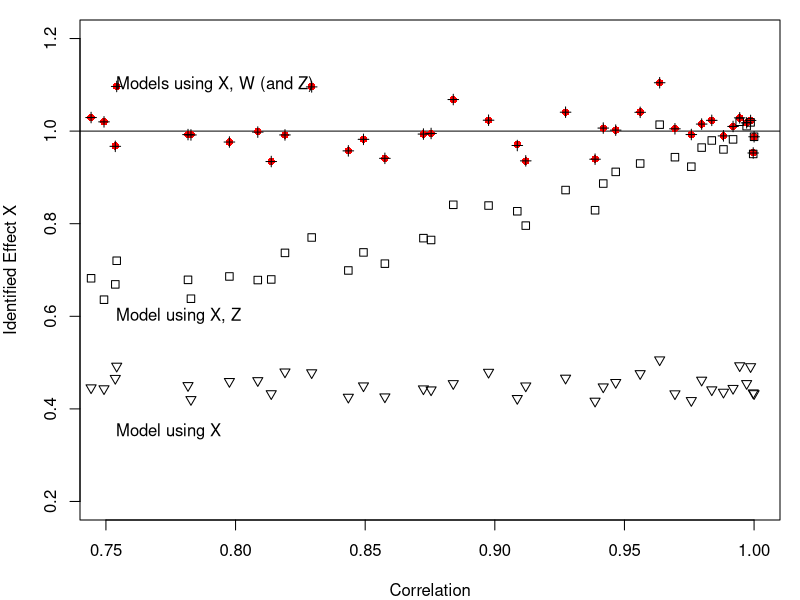
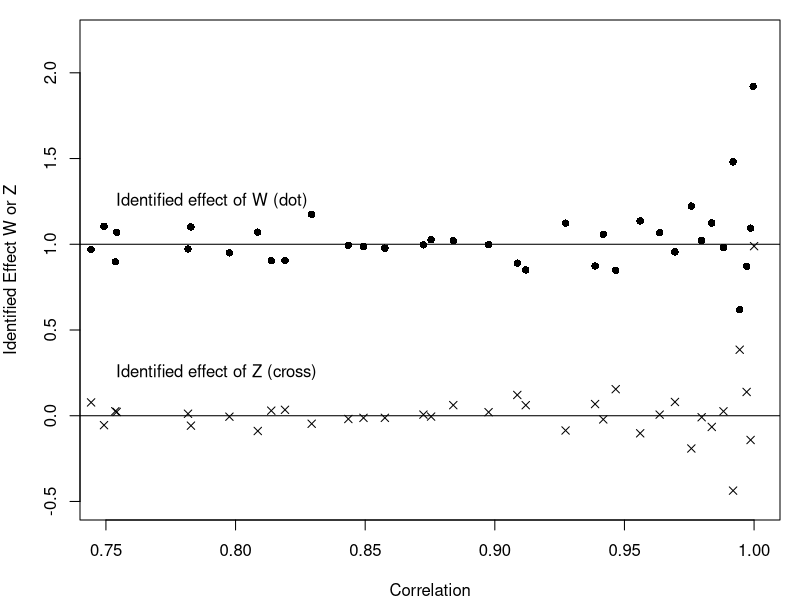

Recreate these plots in R, in order.
set.seed(1)

coefZWX <- NULL
coefZX <- NULL
coefWX <- NULL
coefX <- NULL
correlation <- NULL

# Run simulations.
for (sdZ in seq(0, 1, length.out = 40)) {
  N <- 5000

  # Configure correlation between Z and W by setting the sdZ randomly between 0 and 1.

  # Simulating the relationships between W, X, Z and Y
  W <- rnorm(N, mean = 0, sd = 1)
  X <- rnorm(N, mean = -W, sd = 1)
  Z <- rnorm(N, mean = W, sd = sdZ)

  prob <- 1 / (1 + exp(-(W + X)))

  # Substituted observed variable Y.
  Y <- rbinom(N, size = 1, prob = prob)

  # Regular model and mitigated mode.
  modelZWX <- glm(Y ~ Z + W + X, family = binomial())
  modelZX <- glm(Y ~ Z + X, family = binomial())
  modelWX <- glm(Y ~ W + X, family = binomial())
  modelX <- glm(Y ~ X, family = binomial())

  # Computing and appending the correlation between W and Z.
  correlation <- c(correlation, cor(W, Z))
  coefZWX <- rbind(coefZWX, coef(modelZWX))
  coefZX <- rbind(coefZX, coef(modelZX))
  coefWX <- rbind(coefWX, coef(modelWX))
  coefX <- rbind(coefX, coef(modelX))
}

coefZWX <- as.data.frame(coefZWX)
coefZX <- as.data.frame(coefZX)
coefWX <- as.data.frame(coefWX)
coefX <- as.data.frame(coefX)
cairo_pdf("generated/correlated_b.pdf", width = 6, height = 6)
par(mfrow = c(1, 1), mar = c(4, 4, 1, 1))

plot(NULL, xlim = c(0.75, 1), ylim = c(0.2, 1.2), ylab = "Identified Effect X", xlab = "Correlation")

abline(h = 1)

points(correlation, coefZWX$X, pch = 16, col = "red")
points(correlation, coefX$X, pch = 6)
points(correlation, coefZX$X, pch = 0)
points(correlation, coefWX$X, pch = 3)

text(0.75, 0.35, "Model using X", pos = 4)
text(0.75, 0.6, "Model using X, Z", pos = 4)
text(0.75, 1.1, "Models using X, W (and Z)", pos = 4)

dev.off()

cairo_pdf("generated/correlated_a.pdf", width = 6, height = 6)
par(mfrow = c(1, 1), mar = c(4, 4, 1, 1))
plot(NULL, xlim = c(0.75, 1), ylim = c(-0.5, 2.2),ylab = "Identified Effect W or Z", xlab= "Correlation")
points(correlation, coefZWX$W, pch = 16)
points(correlation, coefZWX$Z, pch = 4)
abline(h = 1)
abline(h = 0)
text(0.75, 1.25, "Identified effect of W (dot)", pos = 4)
text(0.75, 0.25, "Identified effect of Z (cross)", pos = 4)
dev.off()